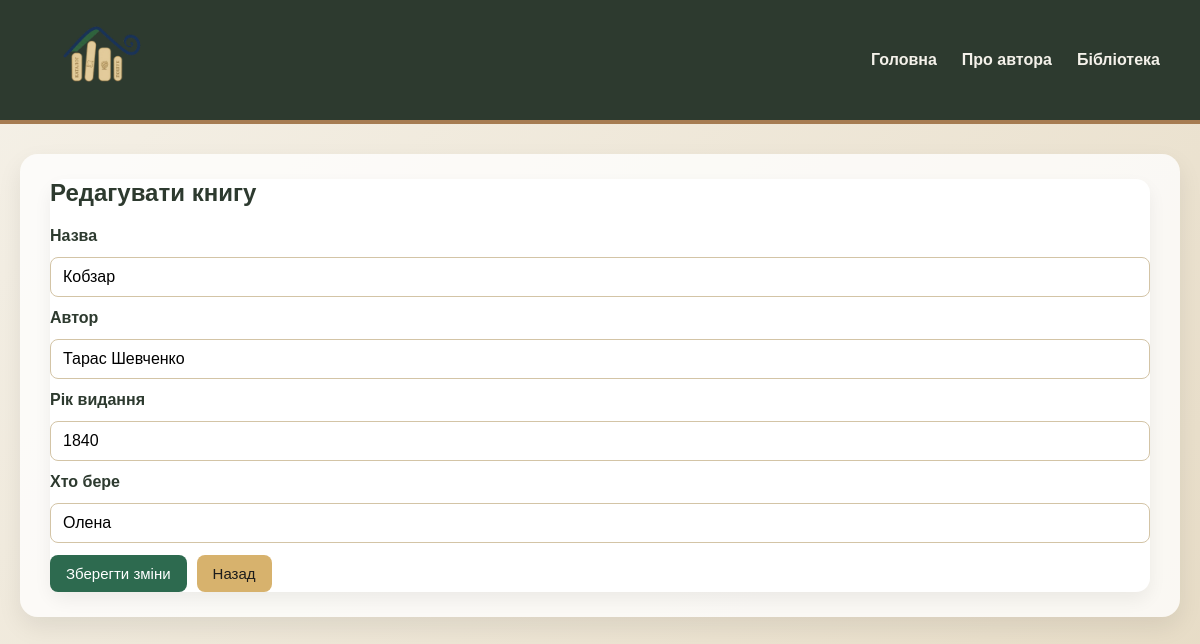
The page /library/1/edit on the database its author committed.
### tables this page shows
CREATE TABLE books (
                id INTEGER PRIMARY KEY AUTOINCREMENT,
                title TEXT NOT NULL,
                author TEXT NOT NULL,
                year INTEGER,
                borrower TEXT,
                available INTEGER
            );

### app.py (the view, shortened to what this page needs)
@app.route("/library/<int:book_id>/edit", methods=["GET", "POST"])
def edit_book(book_id):
    book = find_book(book_id)
    if book is None:
        return redirect(url_for("library"))
    return render_template("edit_book.html", book=book)

### app.py (called while the page is built)
def find_book(book_id):
    with sqlite3.connect(DB_NAME) as conn:
        conn.row_factory = sqlite3.Row
        cursor = conn.cursor()
        cursor.execute("SELECT * FROM books WHERE id = ?", (book_id,))
        row = cursor.fetchone()
        if row:
            book = dict(row)
            book["available"] = bool(book["available"])
            return book
    return None

### templates/edit_book.html (shortened to what this page needs)
{% extends "base.html" %}
{% block content %}
<section class="library-panel">
    <div class="edit-form">
        <h2>Редагувати книгу</h2>
        <form method="post" action="{{ url_for('edit_book', book_id=book.id) }}">
            <label for="title">Назва</label>
            <input type="text" id="title" name="title" value="{{ book.title }}" required>
            <label for="author">Автор</label>
            <input type="text" id="author" name="author" value="{{ book.author }}" required>
            <label for="year">Рік видання</label>
            <input type="number" id="year" name="year" value="{{ book.year }}" min="0" required>
            <label for="borrower">Хто бере</label>
            <input type="text" id="borrower" name="borrower" value="{{ book.borrower or '' }}" placeholder="Залиште порожнім, якщо книга вільна">
            <div class="button-row">
                <button class="primary-btn" type="submit">Зберегти зміни</button>
                <a class="link-button secondary-btn" href="{{ url_for('library') }}">Назад</a>
            </div>
        </form>
    </div>
</section>
{% endblock %}

### static/css/style.css (style rules this page uses)
* { box-sizing: border-box; }
body { margin: 0; font-family: Arial, sans-serif; background: linear-gradient(135deg, #f5f1e8, #e7dcc6); color: #1c1c1c; }
.welcome-section, .about-section, .library-panel { background: rgba(255, 255, 255, 0.78); border-radius: 18px; padding: 25px 30px; box-shadow: 0 10px 25px rgba(0, 0, 0, 0.08); margin-bottom: 25px; }
.welcome-section h2, .about-section h1, .about-section h2, .library-panel h2 { color: #2d3a2f; }
.library-form, .book-card, .edit-form { background: #fff; border-radius: 14px; box-shadow: 0 8px 18px rgba(0, 0, 0, 0.06); }
.library-form h3, .edit-form h2 { margin-top: 0; color: #2d3a2f; }
.library-form form, .edit-form form { display: flex; flex-direction: column; gap: 12px; }
.library-form label, .edit-form label { font-weight: bold; color: #2d3a2f; }
.library-form input, .edit-form input { width: 100%; padding: 10px 12px; border: 1px solid #d3c4a6; border-radius: 8px; font-size: 16px; }
.button-row, .book-actions { display: flex; gap: 10px; flex-wrap: wrap; }
button, .link-button { border: none; border-radius: 8px; padding: 10px 16px; font-size: 15px; cursor: pointer; text-decoration: none; display: inline-block; text-align: center; }
.primary-btn { background: #2d6a4f; color: white; }
.secondary-btn { background: #d7b26d; color: #1c1c1c; }

### rows shown on the page
books: title "Кобзар", author "Тарас Шевченко", year "1840", borrower "Олена"
